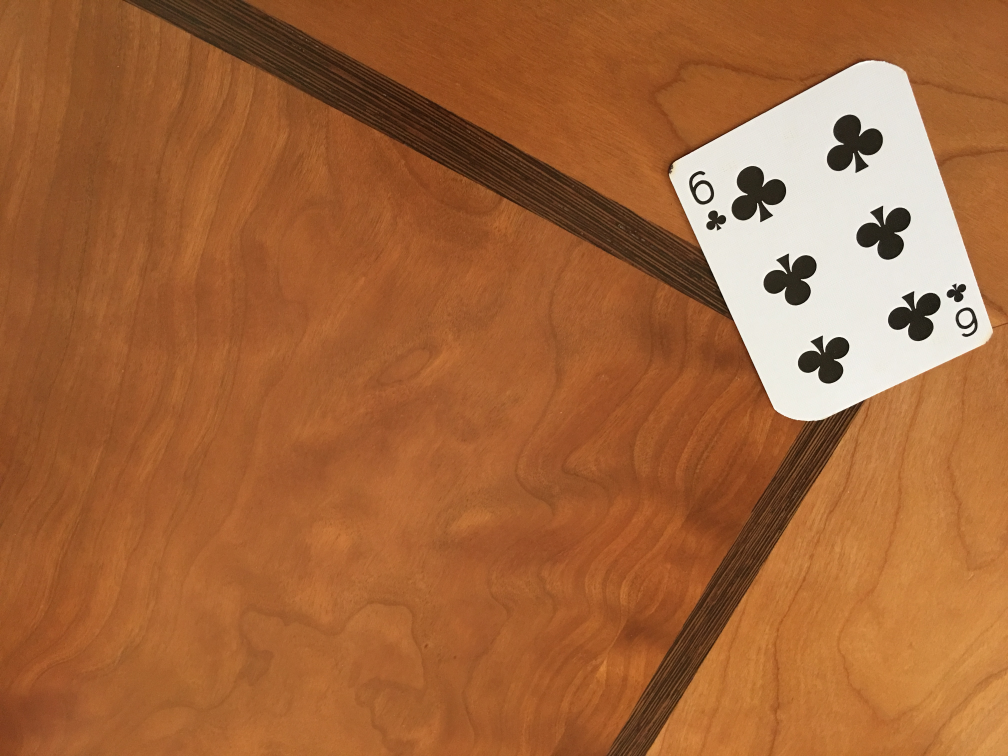
#> input picture samples/IMG_1198.JPG, 4032 x 3024 px, found by its file name (shown at 1/4 size); its folder holds 3 pictures in this run
$ python image_processing.py   (older library calls are emulated)
#> lines starting #> are read from the running program, lines starting #| are printed output that depends on the picture
import numpy as np
import matplotlib.pyplot as plt
from os import listdir
from os.path import isfile, join, splitext
from collections import Counter
from skimage import color, filters, io, transform, feature, exposure
from scipy import stats


class CardImageProcessing(object):
    """
    Class that will process card images within a file
    returns the processed images
    NOTE: must run file_info(self, file_path) method
          before any other preprocessing

    INPUT: directory with images
    ATTRIBUTES: self.raw_img - raw images read into list
                self.files - list of files
                self.file_names - list of files sans extensions
                self.file_ext - file extension used to parse files
    METHODS: label_images (returns: list of labels)
             vectorize_images (returns: array of 1-D vectors,
                               raw images vectorized into 1-D array)
    """

    def __init__(self):
        self.file_path = None
        self.files = None
        self.file_names = None
        self.file_ext = None

    def _read_in_images(self):
        raw_list = []
        grey_list = []
        for f in self.files:
            img = io.imread(self.file_path+'/'+f)
            raw_list.append(img)
        for img in raw_list:
            grey = color.rgb2grey(img)
            grey_list.append(grey)
        return raw_list, grey_list

    def _calculate_intersections(self, cropped_img):
        """
        Identifies probabilistic hough lines and
        uses those to calculate transform coordinates
        INPUT: Single image cropped to corners of playing card
        OUTPUT: Single list of coordinates, unordered (x, y)
        """
        edges = feature.canny(cropped_img,
                              low_threshold=0.2, high_threshold=1)
        lines = transform.probabilistic_hough_line(edges,
                                                   threshold=50,
                                                   line_length=275,
                                                   line_gap=10)

        set_slopes, set_lines = set(), set()
        pos_slope, neg_slope = [], []
        for line in lines:
            p0, p1 = line
            slope, intercept, _, _, _ = stats.linregress([p0[0], p1[0]],
                                                         [p0[1], p1[1]])
            if True not in np.isclose(round(slope, 2),
                                      list(set_slopes), atol=1e-02):
                set_slopes.add(round(slope, 2))
                set_lines.add(line)
                if slope > 0:
                    pos_slope.append((round(slope, 2), intercept))
                else:
                    neg_slope.append((round(slope, 2), intercept))

        coord_int = []
        for slope in pos_slope:
            coord1 = np.linalg.solve(np.array([[-slope[0], 1],
                                              [-neg_slope[0][0], 1]]),
                                     np.array([slope[1],
                                              neg_slope[0][1]]))
            coord2 = np.linalg.solve(np.array([[-slope[0], 1],
                                              [-neg_slope[1][0], 1]]),
                                     np.array([slope[1],
                                               neg_slope[1][1]]))
            coord_int.append(coord1)
            coord_int.append(coord2)

        if len(coord_int) < 4:
            coord_int = [[0, 0], [0, 93], [68, 0], [68, 93]]

        return np.array(coord_int)

    def _orient_intersection_coords(self, cropped, coord_int):
        """
        Identifies orientation of playing card.
        Designates coordinates from coord_int as
        top left (tr), top right (tr), bottom left (bl), bottom right (br)
        INPUT: Single image cropped to corners of playing card
               coord_int --> coordinates of intersection of
                             probabilistic hough lines
        OUTPUT: dst --> array ordered coordinates (tl, bl, br, tr),
                        specific order needed for skimage ProjectiveTransform
        """
        mask = coord_int == np.array([[0, 0], [0, 93], [68, 0], [68, 93]])
        if np.all(mask):
            tl, tr, bl, br = [0, 0], [68, 0], [0, 93], [68, 93]
            dst = np.array([tl, bl, br, tr])
            return dst

        xmin = coord_int[np.argmin(coord_int[:, 0]), :]
        xmax = coord_int[np.argmax(coord_int[:, 0]), :]
        ymin = coord_int[np.argmin(coord_int[:, 1]), :]
        ymax = coord_int[np.argmax(coord_int[:, 1]), :]

        if cropped.shape[0] < cropped.shape[1]:
            if coord_int[np.argmin(coord_int[:, 0]), :][1] > coord_int[np.argmax(coord_int[:, 0]), :][1]:
                tl, tr, bl, br = xmin, ymin, ymax, xmax
            else:
                tl, tr, bl, br = ymax, xmin, xmax, ymin
        else:
            if coord_int[np.argmin(coord_int[:, 0]), :][1] > coord_int[np.argmax(coord_int[:, 0]), :][1]:
                tl, tr, bl, br = ymin, xmax, xmin, ymax
            else:
                tl, tr, bl, br = xmin, ymin, ymax, xmax

        dst = np.array([tl, bl, br, tr])
        return dst

    # ------- NOTE: all public methods below this line --------

    def file_info(self, file_path):
        """
        Reads all images in a file.
        Identifies most common file extension as file to take as input
        INPUT: String --> filepath to directory
                          ('User/username/data/all_images').
                          Do not include "/" at end of filepath
        OUTPUT: list of raw images, converted to grey scale
        """
        onlyfiles = [f for f in listdir(file_path) if isfile(join(file_path, f))]
        file_ext_count = Counter()
        for f in onlyfiles:
            fname, file_type = splitext(f)
            file_ext_count[file_type] += 1

        self.file_path = file_path
        self.file_ext = file_ext_count.most_common()[0][0]
        self.files = [f for f in onlyfiles if splitext(f)[1] == self.file_ext]
        self.file_names = [splitext(f)[0] for f in onlyfiles if splitext(f)[1] == self.file_ext]

        raw_imgs = self._read_in_images()
#> in _read_in_images, img is the input picture: shape (3024, 4032, 3); mean R, G, B 163.3, 101.9, 58.7
#> the loop in _read_in_images, `for img in raw_list:` made 2 passes
#> pass 1, in _read_in_images, `grey = color.rgb2grey(img)`:
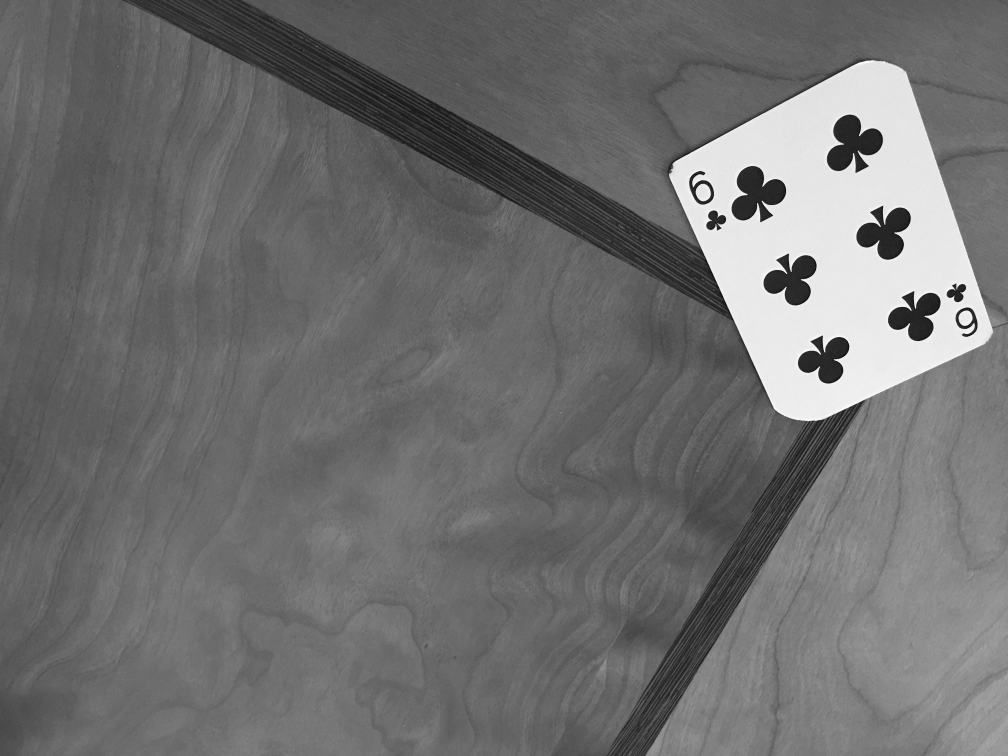
#> grey: shape (3024, 4032) float64 (shown at 1/4 size); min 0.0025, max 0.999, mean 0.439
#> pass 2, in _read_in_images, `grey = color.rgb2grey(img)`:
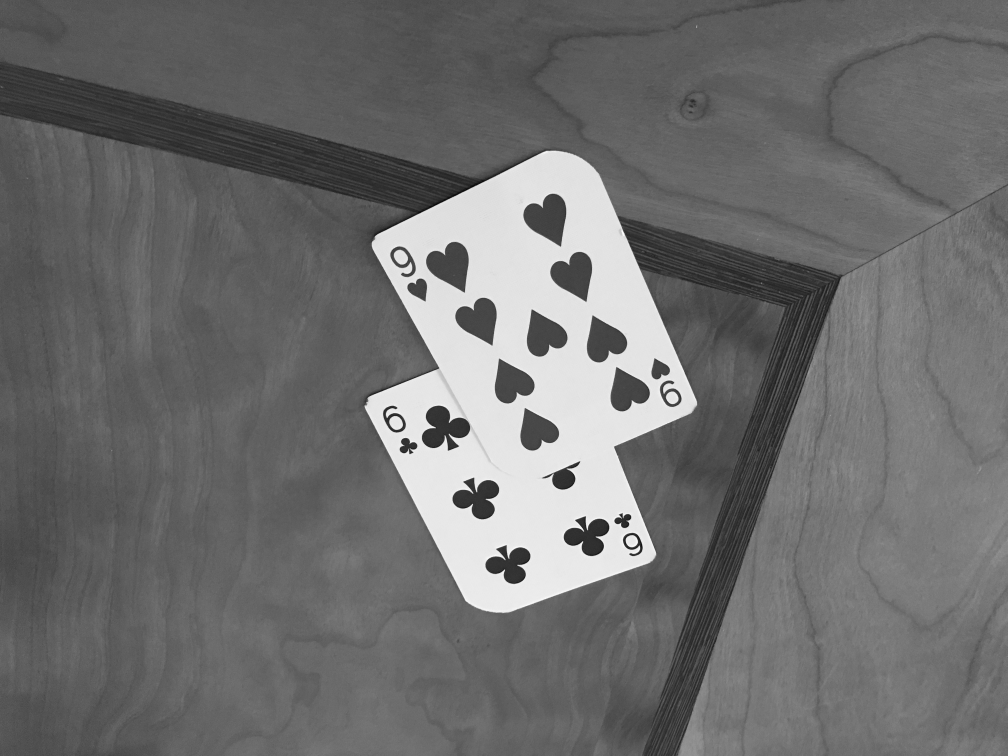
#> grey: shape (3024, 4032) float64 (shown at 1/4 size); min 0.00281, max 0.999, mean 0.433
#> after the loop in _read_in_images, `for img in raw_list:`: grey_list = 2 items
        return raw_imgs

    def generate_labels(self, delimiter=None, labels=None):
        """
        will manually assign labels for each of the images or if no manual
        labels are provided will pull the characters up until
        a specified delimiter as the label

        INPUT: labels --> (list or tuples) optional, assign labels for images
                          tuple will have this order: (card type, card suit)
               delimiter --> (string) delimiter that is expected to separate
                             the card type and card suit.
                             Example: queen_heart.png - delimiter = '_'
        OUTPUT: 2 lists --> card type and card suit
        """
        card_type = []
        card_suit = []
        if labels is None:
            for name in self.file_names:
                card_type.append(name.split(delimiter)[0])
                card_suit.append(name.split(delimiter)[1])
        else:
            for tup in labels:
                card_type.append(tup[0])
                card_suit.append(tup[1])
        return card_type, card_suit

    def bounding_box_crop(self, images):
        """
        Detect edges, mask everything outside of edges to 0,
        determine coordinates for corners of card,
        crop box tangent to corners of card
        INPUT: List of raw images, grey scaled
        OUTPUT: List of cropped images. For playing cards,
        will crop to corners of card
        """
        cropped_list = []
        for img in images:
            edges = filters.thresholding.threshold_minimum(img)
            img[img < edges] = 0

            coords = np.argwhere(img > 0.9)

            miny, minx = coords.min(axis=0)
            maxy, maxx = coords.max(axis=0)

            cropped = img[miny:maxy, minx:maxx]

            cropped_list.append(cropped)

        return cropped_list

    def rotate_images(self, images):
        """
        Perform projective transform on grey scaled images
        INPUT: List of images. Must be cropped to bounding bounding box
        OUTPUT: List of images (2-D arrays), warped to vertical orientation.
        """
        warped_images, top_left_corner = [], []
        for img in images:
            intersect_coords = self._calculate_intersections(img)
            dst = self._orient_intersection_coords(img, intersect_coords)
            src = np.array([[0, 0], [0, 93], [68, 93], [68, 0]])
            persp_transform = transform.ProjectiveTransform()
            persp_transform.estimate(src, dst)
            warped = transform.warp(img, persp_transform,
                                    output_shape=(93, 68))
            warped_images.append(warped)
            top_left_corner.append(warped[:30, :15])

        return warped_images, top_left_corner

    def vectorize_images(self, images):
        """
        Generate HOG vectors for grey scaled images.
        INPUT: List of images. Images are array type.
        OUTPUT: vectorized_images --> list of 1-D arrays.
                                      Feature Vectors for each image
                hog_images --> list of 2-D arrays, HOG representation of images
        """
        vectorized_images, hog_images = [], []
        for img in images:
            vector, hog_image = feature.hog(img, orientations=10,
                                            pixels_per_cell=(3, 3),
                                            cells_per_block=(3, 3),
                                            block_norm='L2-Hys',
                                            visualise=True)
            vectorized_images.append(vector)
            hog_images.append(hog_image)
        return vectorized_images, hog_images

    def reduce_dimensions(self, image_vectors):
        pass

    def pipe_images(self, filepath):
        raw_imgs, grey_imgs = self.file_info(filepath)
        c_type, c_suit = self.generate_labels(delimiter='_')
        cropped_imgs = self.bounding_box_crop(grey_imgs)
        warped_imgs, tl_corner = self.rotate_images(cropped_imgs)
        vectorized_cards, hog_cards = self.vectorize_images(warped_imgs)
        vectorized_corner, hog_corner = self.vectorize_images(tl_corner)

        return vectorized_cards, vectorized_corner, c_type, c_suit

if __name__ == "__main__":
    card_process = CardImageProcessing()
    raw_imgs, grey_imgs = card_process.file_info('/Users/npng/galvanize/Dream_3_repository/samples')
#> raw_imgs = 2 items; grey_imgs = 2 items
    c_type, c_suit = card_process.generate_labels(delimiter = '_')
    cropped_imgs = card_process.bounding_box_crop(grey_imgs)
#> the loop in bounding_box_crop, `for img in images:` made 2 passes
#> (edges, miny, minx, maxy, maxx) on passes 1 to 2: (0.736, 242, 2678, 1683, 3969), (0.658, 604, 1460, 2449, 2786)
#> pass 1, in bounding_box_crop, `cropped = img[miny:maxy, minx:maxx]`:
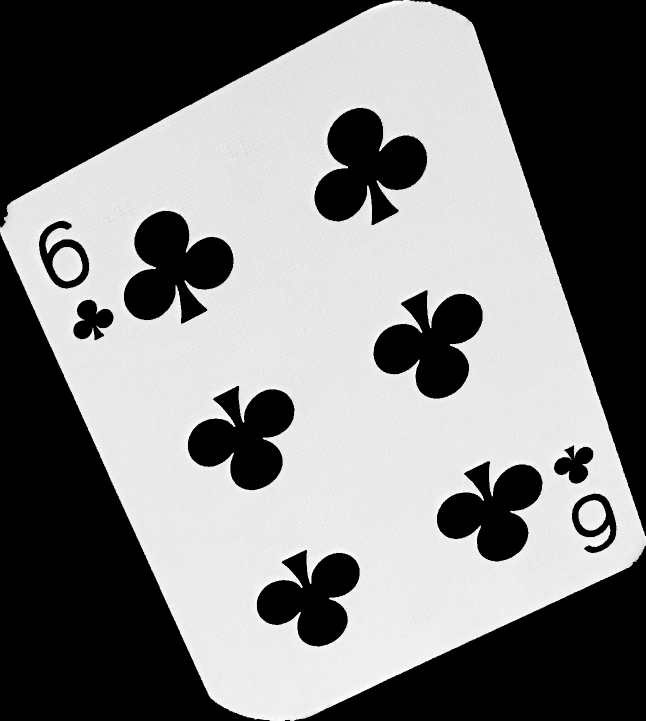
#> cropped: shape (1441, 1291) float64 (shown at 1/2 size); min 0, max 0.999, mean 0.489
#> pass 2, in bounding_box_crop, `cropped = img[miny:maxy, minx:maxx]`:
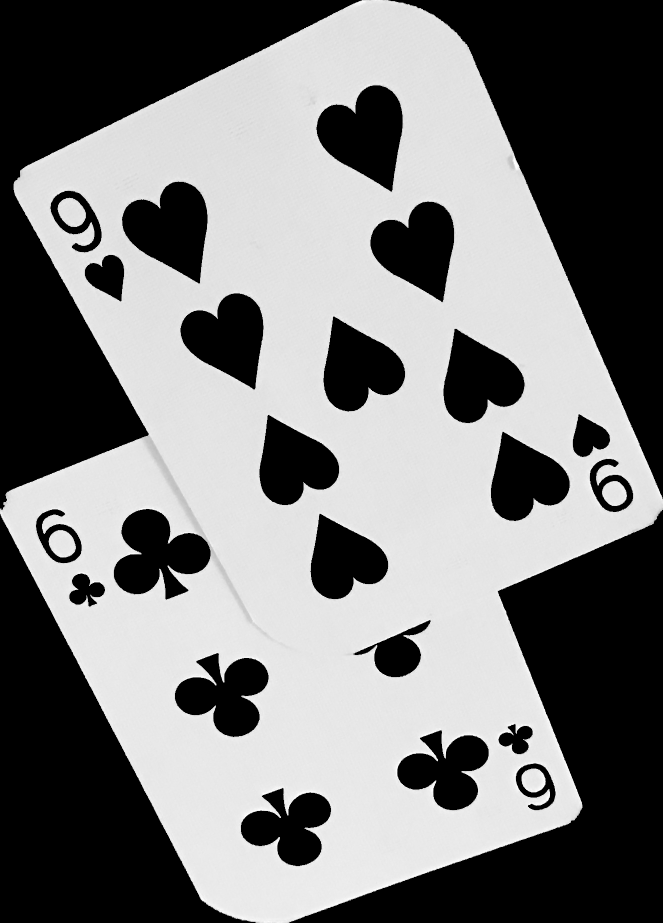
#> cropped: shape (1845, 1326) float64 (shown at 1/2 size); min 0, max 0.999, mean 0.48
#> cropped_imgs = 2 items
#> the loop in rotate_images, `for img in images:` made 2 passes
#> (tl in _orient_intersection_coords, tr in _orient_intersection_coords, bl in _orient_intersection_coords, br in _orient_intersection_coords, src) on pass 1: ([-20.28, 421.4], [903.2, -68.08], [464.9, 1503.3], [1304.8, 1108.5], [[0, 0], [0, 93], [68, 93], [68, 0]])
#> pass 1, in _calculate_intersections, `edges = feature.canny(cropped_img, low_threshold=0.2, high_threshold=1)`:
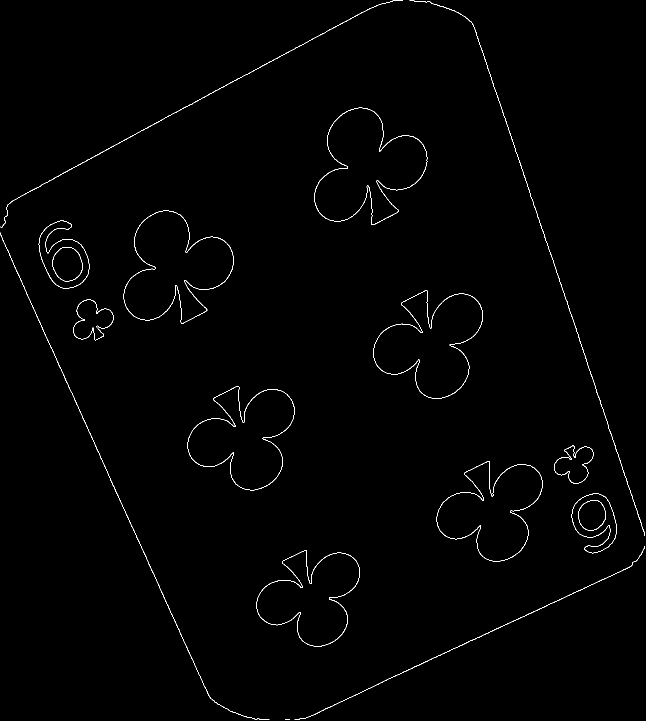
#> edges: shape (1441, 1291) bool (shown at 1/2 size); 0.72% white in thin lines or dots
#> pass 1, in rotate_images, `warped = transform.warp(img, persp_transform, output_shape=(93, 68))`:
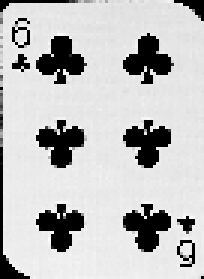
#> warped: shape (93, 68) float64 (shown 3 times larger); min 0, max 0.997, mean 0.752
#> pass 2, in _calculate_intersections (call 2), `edges = feature.canny(cropped_img, low_threshold=0.2, high_threshold=1)`:
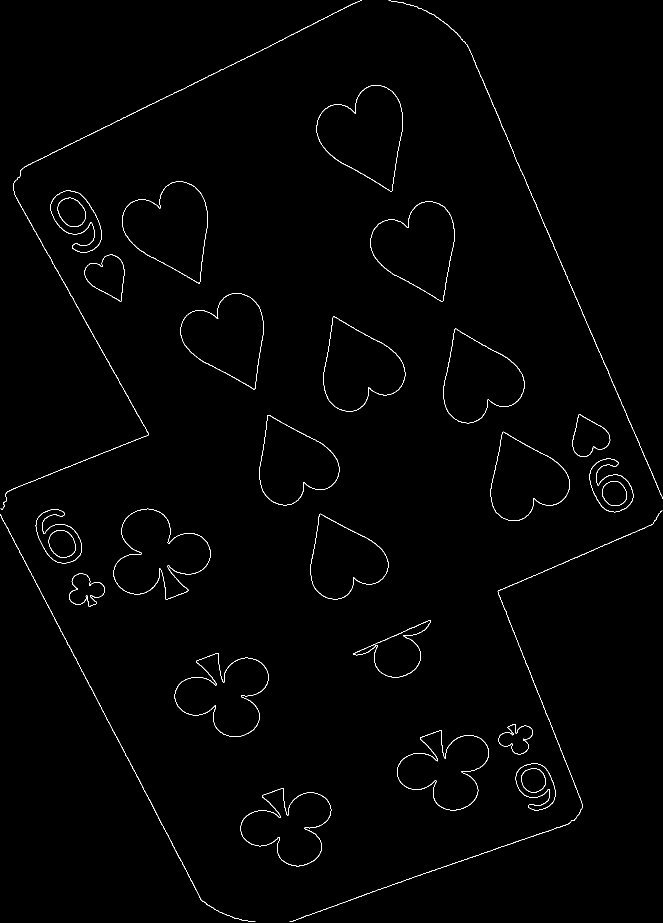
#> edges: shape (1845, 1326) bool (shown at 1/2 size); 0.84% white in thin lines or dots
#> after the loop in rotate_images, `for img in images:`: top_left_corner = 1 item
#> (the run stopped early here; a loop or call above may not have finished)
